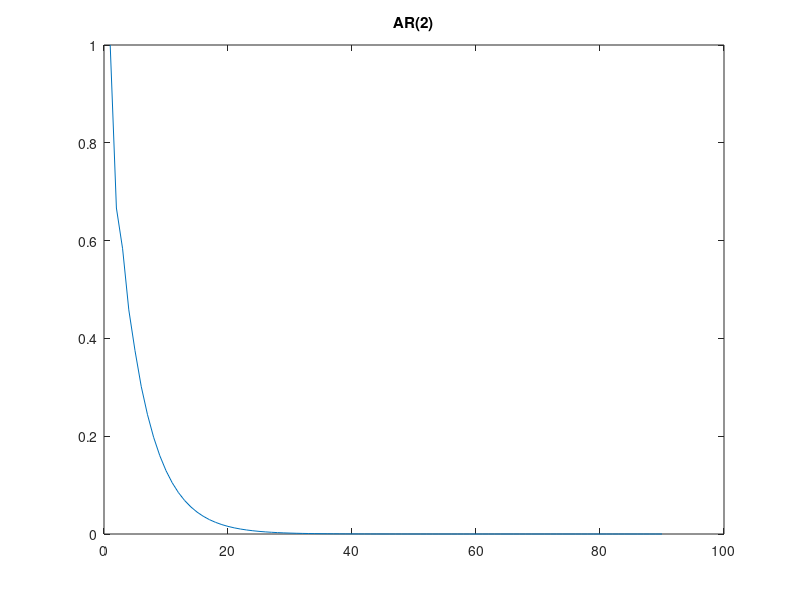
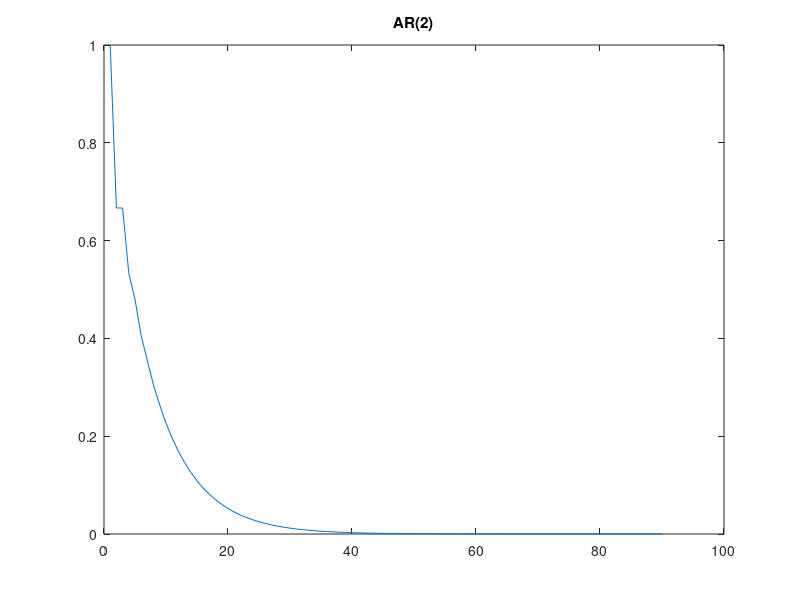
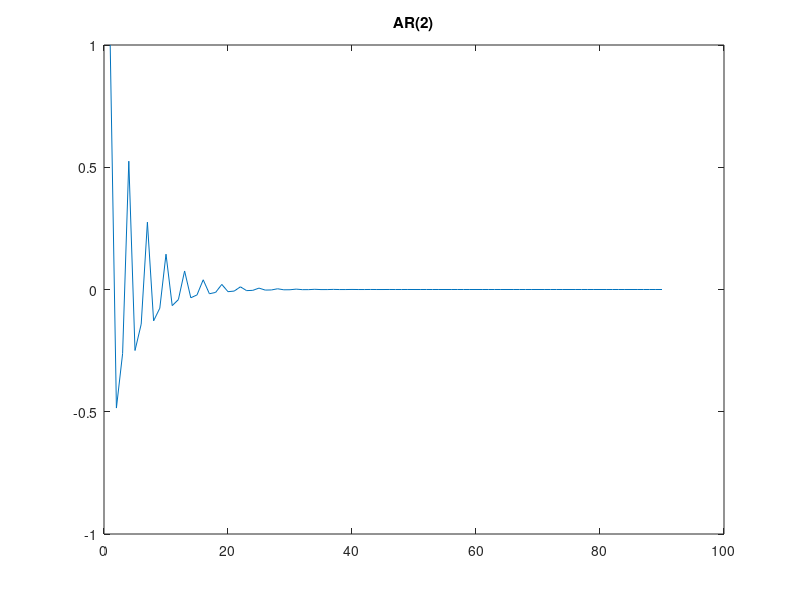
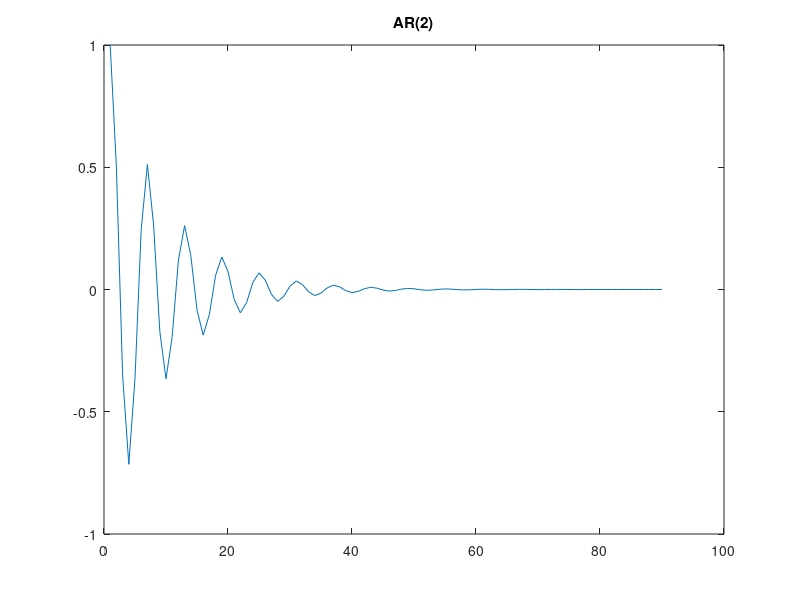

These charts were generated, in order, by the following MATLAB code:
function ar2
phi1 = [0.5; 0.4; -0.8; 0.9; 0.67];
phi2 = [0.25; 0.4; -0.65; -0.8; 0.45];
n=90;
for j=1:n
    x(j)=j;
end
for i=1:5
    display(phi1(i),'Phi 1');
    display(phi2(i),'Phi 2');
    F = [phi1(i) phi2(i);1 0];
    eval = eig(F);
    display(eval,'Eigen values are');
    p(1)=1;
    p(2) = phi1(i)/(1-phi2(i));
    p(3) = (phi1(i)*p(2)) + phi2(i);
     for k=4:n
       p(k) = (phi1(i)*p(k-1)) + (phi2(i)*p(k-2));
     end
    figure(i);
    plot (x,p);
    title('AR(2)');
end
end

